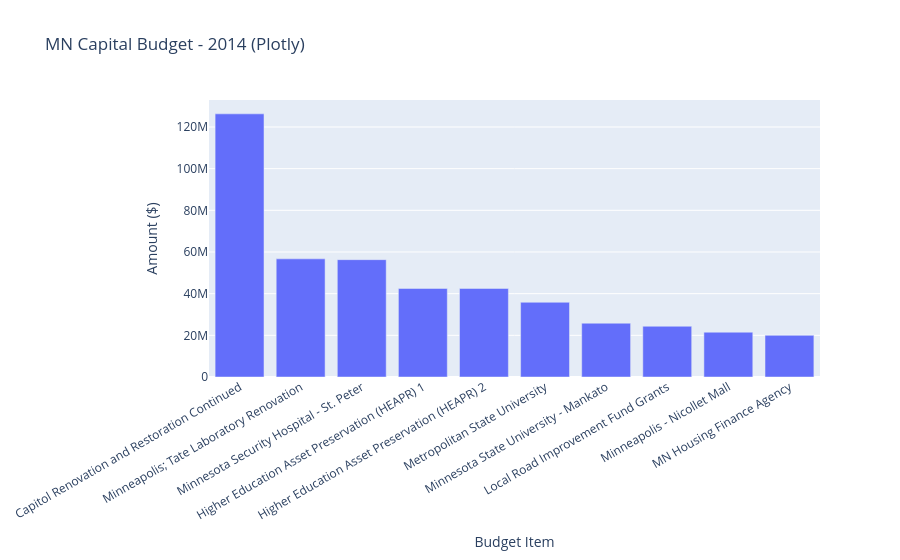

Notebook source saved alongside this figure:
### Markdown cell above
## 4. Plotly

### Code cell
fig = px.bar(budget, x="detail", y="amount", title="MN Capital Budget - 2014 (Plotly)")
fig.update_layout(xaxis_title="Budget Item", yaxis_title="Amount ($)")
fig.update_xaxes(tickangle=-30)
fig.show()

### Figure 1 — Plotly figure (JSON) as saved in the notebook; plotly's stock layout.template omitted (floating-point values rounded to 4 significant figures)
{"data": [{"alignmentgroup": "True", "hovertemplate": "detail=%{x}<br>amount=%{y}<extra></extra>", "legendgroup": "", "marker": {"color": "#636efa", "pattern": {"shape": ""}}, "name": "", "offsetgroup": "", "orientation": "v", "showlegend": false, "textposition": "auto", "type": "bar", "x": ["Capitol Renovation and Restoration Continued", "Minneapolis; Tate Laboratory Renovation", "Minnesota Security Hospital - St. Peter", "Higher Education Asset Preservation (HEAPR) 1", "Higher Education Asset Preservation (HEAPR) 2", "Metropolitan State University", "Minnesota State University - Mankato", "Local Road Improvement Fund Grants", "Minneapolis - Nicollet Mall", "MN Housing Finance Agency"], "xaxis": "x", "y": [126300000, 56700000, 56317000, 42500000, 42500000, 35865000, 25818000, 24356000, 21500000, 20000000], "yaxis": "y"}], "layout": {"barmode": "relative", "legend": {"tracegroupgap": 0}, "title": {"text": "MN Capital Budget - 2014 (Plotly)"}, "xaxis": {"anchor": "y", "domain": [0, 1], "tickangle": -30, "title": {"text": "Budget Item"}}, "yaxis": {"anchor": "x", "domain": [0, 1], "title": {"text": "Amount ($)"}}}}
